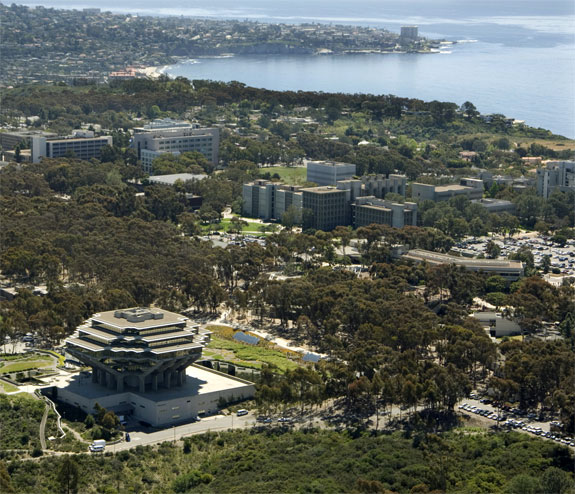
%> input picture Challenge 2A/test.jpg, 575 x 494 px
$ octave Exercise2a.m   (GNU Octave 9; MATLAB toolbox functions it lacks are replaced by stand-ins)
%> lines starting %> are read from the running program, lines starting %| are printed output that depends on the picture
IMG = imread('test.jpg');
%> IMG is the input picture: size 494x575x3 uint8; mean R, G, B 91.9, 97.2, 89.4
R = IMG(:,:,1);
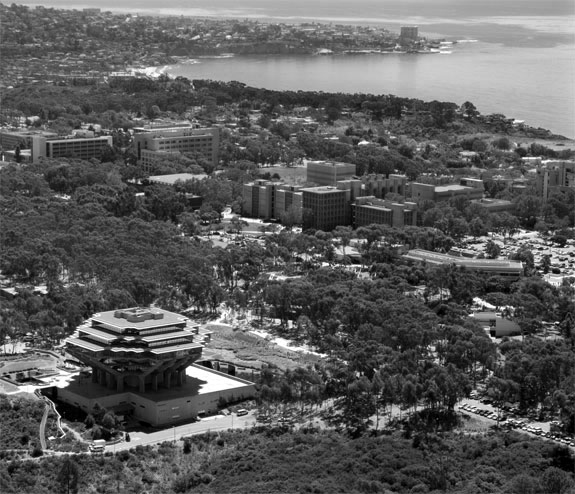
%> R: size 494x575 uint8; min 0, max 255, mean 91.9
G = IMG(:,:,2);
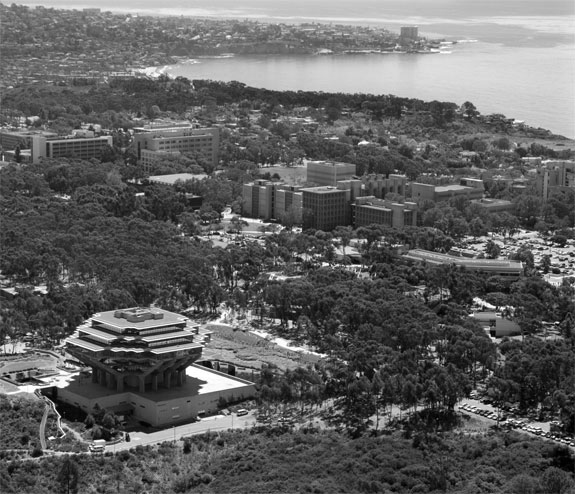
%> G: size 494x575 uint8; min 0, max 255, mean 97.2
B = IMG(:,:,3);
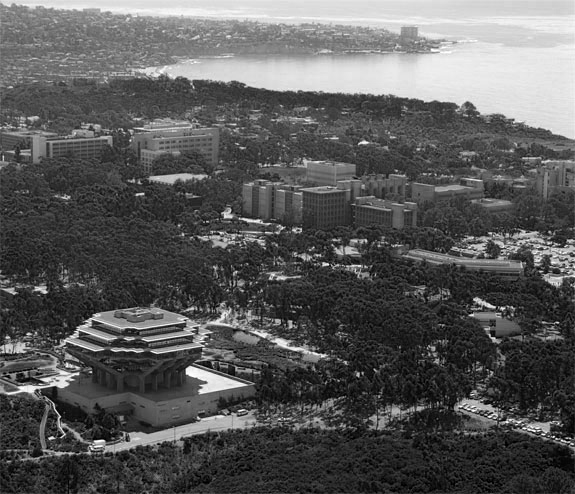
%> B: size 494x575 uint8; min 0, max 255, mean 89.4
imshow(R);
imshow(G);
imshow(B);
